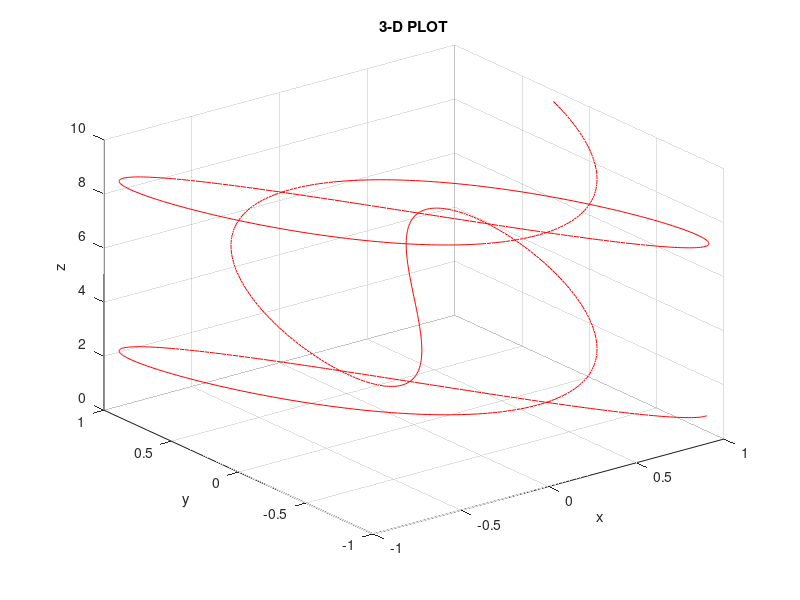

Write the MATLAB code that produced this figure.
clear all
clc
x=[1:.01:10]
y=sin(2*x);
z=cos(3*x);
plot3(y,z,x,'r')
grid on
xlabel('x')
ylabel('y')
zlabel('z')
title('3-D PLOT')